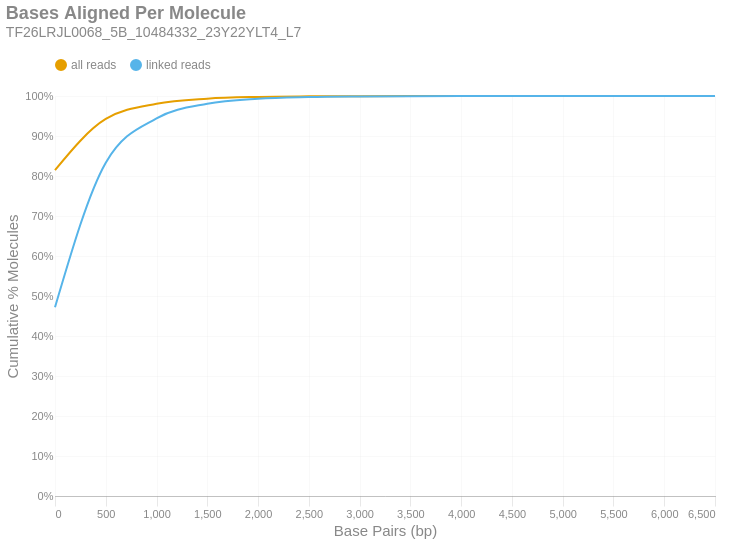

The code cell stored with this chart in its notebook:
### Markdown cell above
### Bases Aligned Per Molecule
This is a cumulative frequency distribution showing the number of base pairs aligned per unique molecule. These data are shown in 500 bp bins. There are two distributions: one with `all reads` (yellow) and another with only `linked reads` (blue). The percent of molecules in the `linked reads` distribution is relative to the total number of linked molecules.

### Code cell
if SKIPLR:
    print_html(f"Skipped")
else:
    binned_df = consolidated_hist(valids['aligned_bp'], mask, 500, True)
    with SafeRender(binned_df):
        (
            density_plot(binned_df, 'Bases Aligned Per Molecule', samplename, 'basesper')
            .encode(
                x=alt.X('bin:Q', title="Base Pairs (bp)").axis(tickMinStep=500).scale(padding=0),
                y=alt.Y('value:Q', title='Cumulative % Molecules')
                    .axis(format='%')
                    .scale(domain = [0,1])
                    .stack(False),
                color=alt.Color("key:N").scale(domain = ["all reads", "linked reads"]),
                tooltip = [
                    alt.Tooltip("key:N", title = "Data Type"),
                    alt.Tooltip("range_label:N", title="Bases Aligned Per Molecule"),
                    alt.Tooltip("value:Q", format = ".2%", title="% Molecules (Cum.)")
                ]
            )
        ).display()

### Figure 1 — Vega-Lite specification as saved in the notebook (floating-point values rounded to 4 significant figures)
{"width": "container", "height": 400, "config": {"title": {"anchor": "start", "dy": -15, "fontSize": 18, "color": "#888888", "subtitleColor": "#888888", "subtitleFontSize": 14}, "arc": {"fill": "#0072B2"}, "axis": {"domainColor": "#888888", "domainWidth": 0.5, "gridWidth": 0.2, "grid": false, "titleFontWeight": 400, "titleFontSize": 15, "labelFontSize": 11, "labelColor": "#888888", "tickColor": "#888888", "tickWidth": 0.2, "titleColor": "#888888"}, "axisBand": {"grid": false}, "axisX": {"grid": true, "tickSize": 10, "domainCap": "round"}, "axisY": {"domain": false, "grid": true, "tickSize": 0, "domainCap": "round"}, "background": "transparent", "header": {"labelFontSize": 15, "labelColor": "#888888", "titleFontSize": 15, "titleFontWeight": 600, "titleColor": "#888888"}, "legend": {"labelFont": "sans-serif", "labelFontSize": 12, "labelColor": "#888888", "symbolSize": 100, "symbolType": "circle", "titleFontSize": 12, "titlePadding": 10, "titleColor": "#888888", "title": null, "orient": "top"}, "range": {"category": ["#E69F00", "#56B4E9", "#009E73", "#F0E442", "#0072B2", "#D55E00", "#CC79A7", "#000000"], "diverging": ["#cfe8f3", "#a2d4ec", "#73bfe2", "#46abdb", "#1696d2", "#12719e"]}, "area": {"fill": "#0072B2", "fillOpacity": 0.7, "line": true, "strokeOpacity": 0.7}, "line": {"color": "#0072B2", "stroke": "#0072B2", "strokeWidth": 2}, "trail": {"color": "#0072B2", "stroke": "#0072B2", "strokeWidth": 0, "size": 1}, "point": {"filled": true, "fillOpacity": 1.0, "size": 95}, "text": {"color": "#888888", "fontSize": 11, "align": "right", "fontWeight": 400, "size": 11}, "bar": {"fill": "#0072B2", "stroke": null}, "view": {"stroke": null, "continuousWidth": 660, "continuousHeight": 400}}, "data": {"name": "data-188bfc8b89f1ce6d91502fdeb4770e9f"}, "mark": {"type": "line", "interpolate": "monotone", "point": {"opacity": 0, "size": 275}}, "encoding": {"color": {"field": "key", "scale": {"domain": ["all reads", "linked reads"]}, "type": "nominal"}, "tooltip": [{"field": "key", "title": "Data Type", "type": "nominal"}, {"field": "range_label", "title": "Bases Aligned Per Molecule", "type": "nominal"}, {"field": "value", "format": ".2%", "title": "% Molecules (Cum.)", "type": "quantitative"}], "x": {"axis": {"tickMinStep": 500}, "field": "bin", "scale": {"padding": 0}, "title": "Base Pairs (bp)", "type": "quantitative"}, "y": {"axis": {"format": "%"}, "field": "value", "scale": {"domain": [0, 1]}, "stack": false, "title": "Cumulative % Molecules", "type": "quantitative"}}, "params": [{"name": "param_c36ac31b6afebe62", "select": {"type": "point", "fields": ["key"]}, "bind": "legend"}], "title": {"text": "Bases Aligned Per Molecule", "subtitle": "TF26LRJL0068_5B_10484332_23Y22YLT4_L7"}, "transform": [{"fold": ["all reads (cumsum)", "linked reads (cumsum)"]}, {"calculate": "replace(datum.key, ' (cumsum)', '')", "as": "key"}, {"filter": {"param": "param_c36ac31b6afebe62"}}], "usermeta": {"embedOptions": {"downloadFileName": "TF26LRJL0068_5B_10484332_23Y22YLT4_L7.basesper"}}, "$schema": "https://vega.github.io/schema/vega-lite/v6.4.1.json", "datasets": {"data-188bfc8b89f1ce6d91502fdeb4770e9f": [{"bin": "0.0", "interval": "0.0-500.0", "all reads": 0.8147, "linked reads": 0.4717, "all reads (cumsum)": 0.8147, "linked reads (cumsum)": 0.4717, "range_label": "0-499"}, {"bin": "500.0", "interval": "500.0-1000.0", "all reads": 0.1279, "linked reads": 0.3614, "all reads (cumsum)": 0.9426, "linked reads (cumsum)": 0.8332, "range_label": "500-999"}, {"bin": "1000.0", "interval": "1000.0-1500.0", "all reads": 0.0383, "linked reads": 0.1109, "all reads (cumsum)": 0.9809, "linked reads (cumsum)": 0.9441, "range_label": "1000-1499"}, {"bin": "1500.0", "interval": "1500.0-2000.0", "all reads": 0.01253, "linked reads": 0.03655, "all reads (cumsum)": 0.9934, "linked reads (cumsum)": 0.9807, "range_label": "1500-1999"}, {"bin": "2000.0", "interval": "2000.0-2500.0", "all reads": 0.004271, "linked reads": 0.01248, "all reads (cumsum)": 0.9977, "linked reads (cumsum)": 0.9932, "range_label": "2000-2499"}, {"bin": "2500.0", "interval": "2500.0-3000.0", "all reads": 0.001437, "linked reads": 0.004199, "all reads (cumsum)": 0.9991, "linked reads (cumsum)": 0.9974, "range_label": "2500-2999"}, {"bin": "3000.0", "interval": "3000.0-3500.0", "all reads": 0.0005289, "linked reads": 0.001546, "all reads (cumsum)": 0.9996, "linked reads (cumsum)": 0.9989, "range_label": "3000-3499"}, {"bin": "3500.0", "interval": "3500.0-4000.0", "all reads": 0.0002208, "linked reads": 0.0006456, "all reads (cumsum)": 0.9998, "linked reads (cumsum)": 0.9996, "range_label": "3500-3999"}, {"bin": "4000.0", "interval": "4000.0-4500.0", "all reads": 9.585e-05, "linked reads": 0.0002803, "all reads (cumsum)": 0.9999, "linked reads (cumsum)": 0.9998, "range_label": "4000-4499"}, {"bin": "4500.0", "interval": "4500.0-5000.0", "all reads": 3.167e-05, "linked reads": 9.258e-05, "all reads (cumsum)": 1.0, "linked reads (cumsum)": 0.9999, "range_label": "4500-4999"}, {"bin": "5000.0", "interval": "5000.0-5500.0", "all reads": 1.541e-05, "linked reads": 4.504e-05, "all reads (cumsum)": 1.0, "linked reads (cumsum)": 1.0, "range_label": "5000-5499"}, {"bin": "5500.0", "interval": "5500.0-6000.0", "all reads": 5.991e-06, "linked reads": 1.752e-05, "all reads (cumsum)": 1.0, "linked reads (cumsum)": 1.0, "range_label": "5500-5999"}, {"bin": "6000.0", "interval": "6000.0-6500.0", "all reads": 3.423e-06, "linked reads": 1.001e-05, "all reads (cumsum)": 1.0, "linked reads (cumsum)": 1.0, "range_label": "6000-6499"}, {"bin": "6500.0", "interval": "6500.0-7000.0", "all reads": 8.558e-07, "linked reads": 2.502e-06, "all reads (cumsum)": 1.0, "linked reads (cumsum)": 1.0, "range_label": "6500-6999"}]}}
